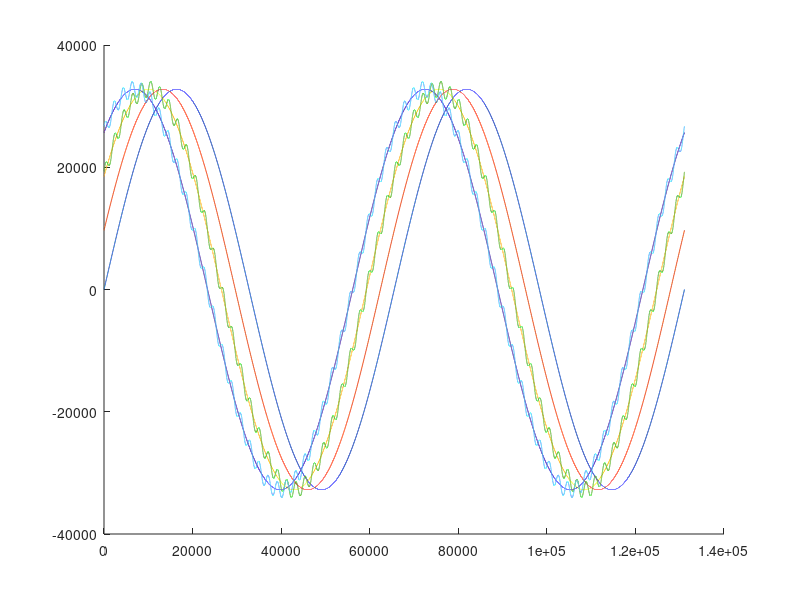

The MATLAB source for this figure:
clc;
close all;
clear;

%%%%%%%%%%%%%%%%%%%%%%%%%%%%%%%%%%%%%%%%%%%%%%%%%%%%%%%%%%%%%%%%%
% This script was created in Octave 8.4.0
%%%%%%%%%%%%%%%%%%%%%%%%%%%%%%%%%%%%%%%%%%%%%%%%%%%%%%%%%%%%%%%%%

function write_file (fname,dats)
  fid=fopen(fname,"w");
  fwrite(fid,dats,"int16");
  fclose(fid);
endfunction

%Signal definition
period=2^(16);
tv=((1:period*2))./period;
f1=2;
f2=f1*32;


sig_in1=(f1*pi*tv)+0.0;
sig_in2=(f1*pi*tv)+0.3;
sig_in3=(f1*pi*tv)+0.6;
sig_in4=(f1*pi*tv)+0.9;


sig_in5=(f2*pi*tv)+0.6;
sig_in6=(f2*pi*tv)+0.9;

%ADC and DAC signals must be 16bit signed integers
%ADC signals
%Define any signal you like, here we use 4 slightly phase shifted sine signals
adc_sig0 = sin(sig_in1)*32768;
adc_sig1 = sin(sig_in2)*32768;
adc_sig2 = sin(sig_in3)*32768;
adc_sig3 = sin(sig_in4)*32768;

%DAC signals
%Superimposed a sine on top of another.
dac_sig0 = (sin(sig_in3)+sin(sig_in5)*0.04)*32768;
dac_sig1 = (sin(sig_in4)+sin(sig_in6)*0.04)*32768;

%plot signals
hold on;
stairs(adc_sig0);
stairs(adc_sig1);
stairs(adc_sig2);
stairs(adc_sig3);
stairs(dac_sig0);
stairs(dac_sig1);
hold off;


%write signals to files
path=fileparts(which(mfilename()));
write_file(strcat(path,"/adc_src_ch0.bin"),adc_sig0);
write_file(strcat(path,"/adc_src_ch1.bin"),adc_sig1);
write_file(strcat(path,"/adc_src_ch2.bin"),adc_sig2);
write_file(strcat(path,"/adc_src_ch3.bin"),adc_sig3);
write_file(strcat(path,"/dac_src_ch0.bin"),dac_sig0);
write_file(strcat(path,"/dac_src_ch1.bin"),dac_sig1);


